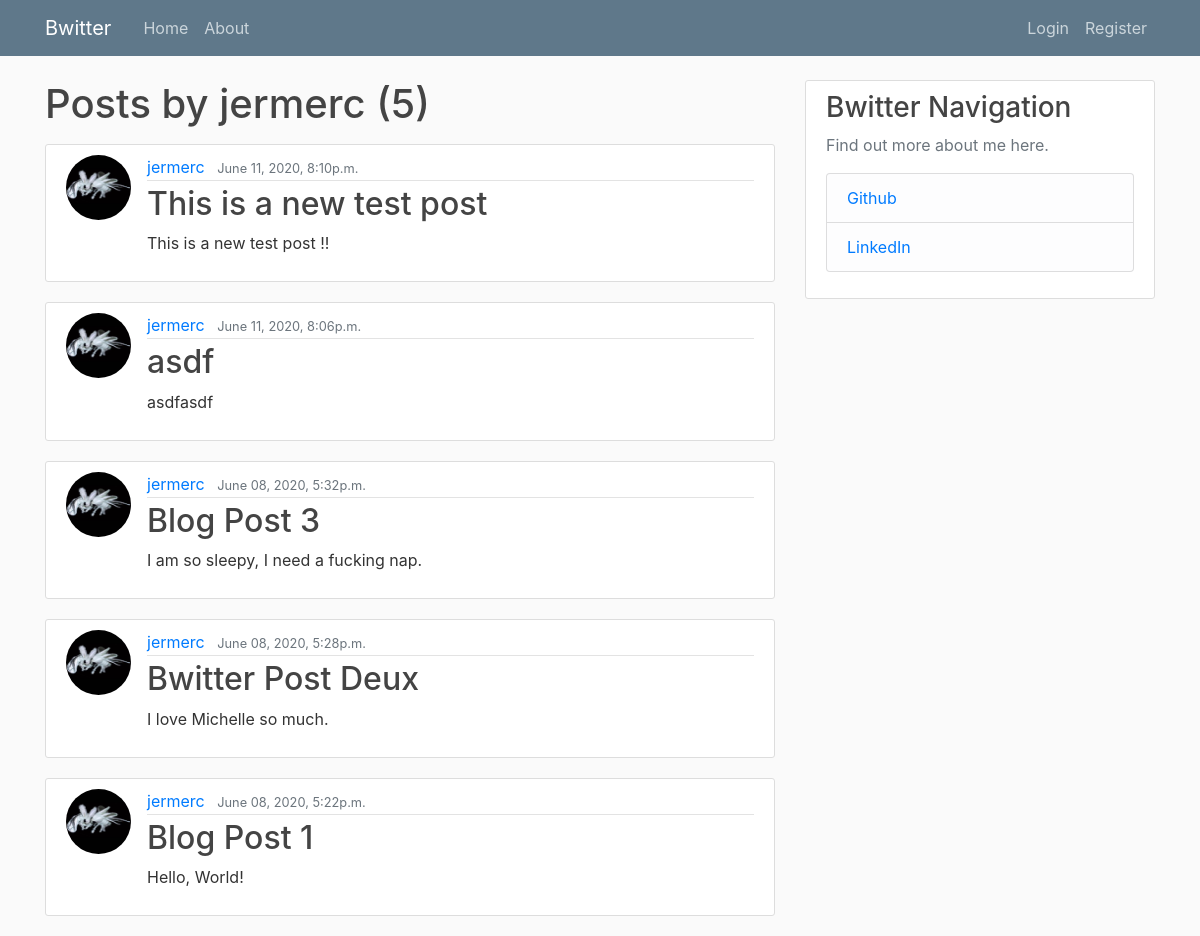
The app's page /user/jermerc, older data.
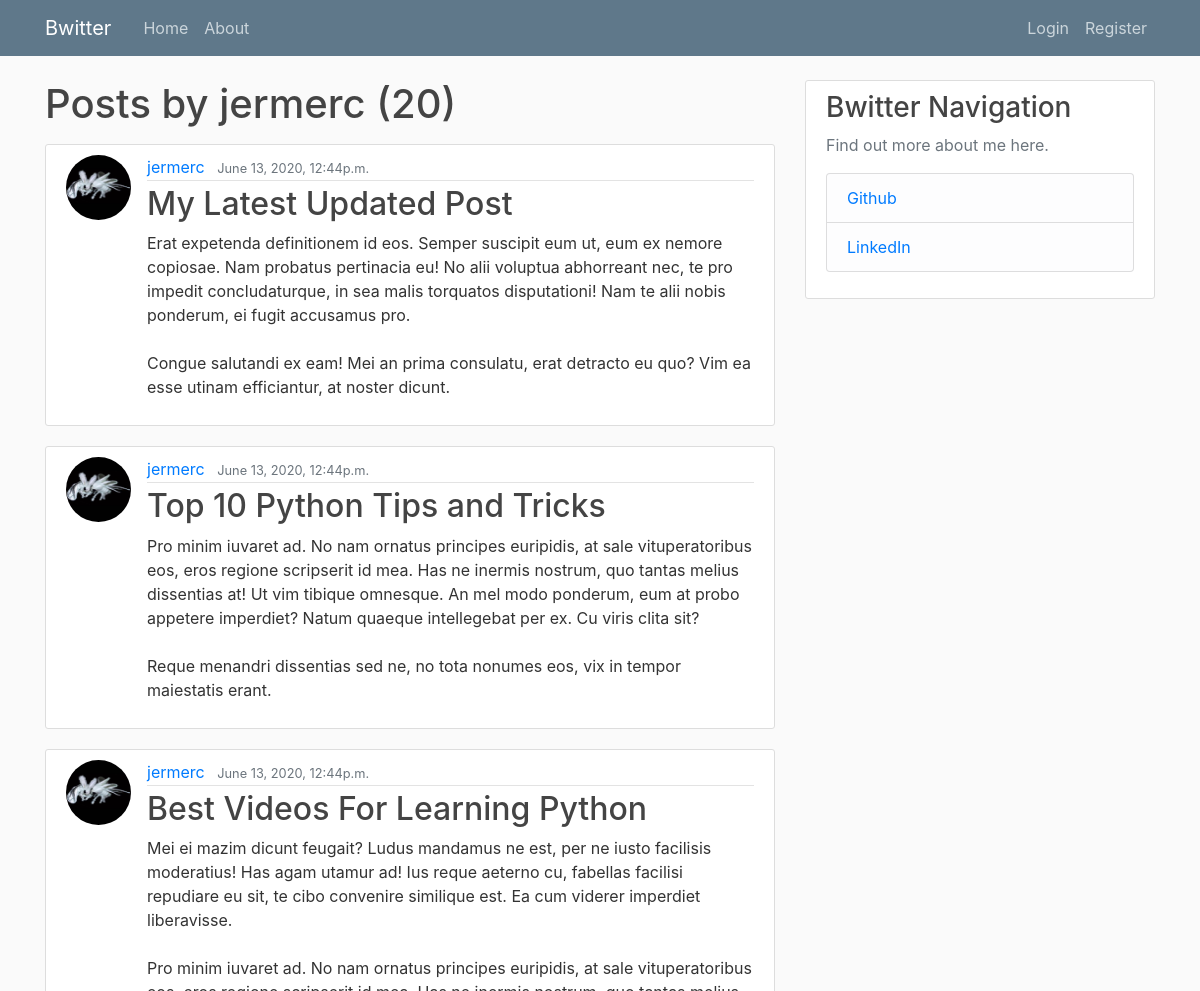
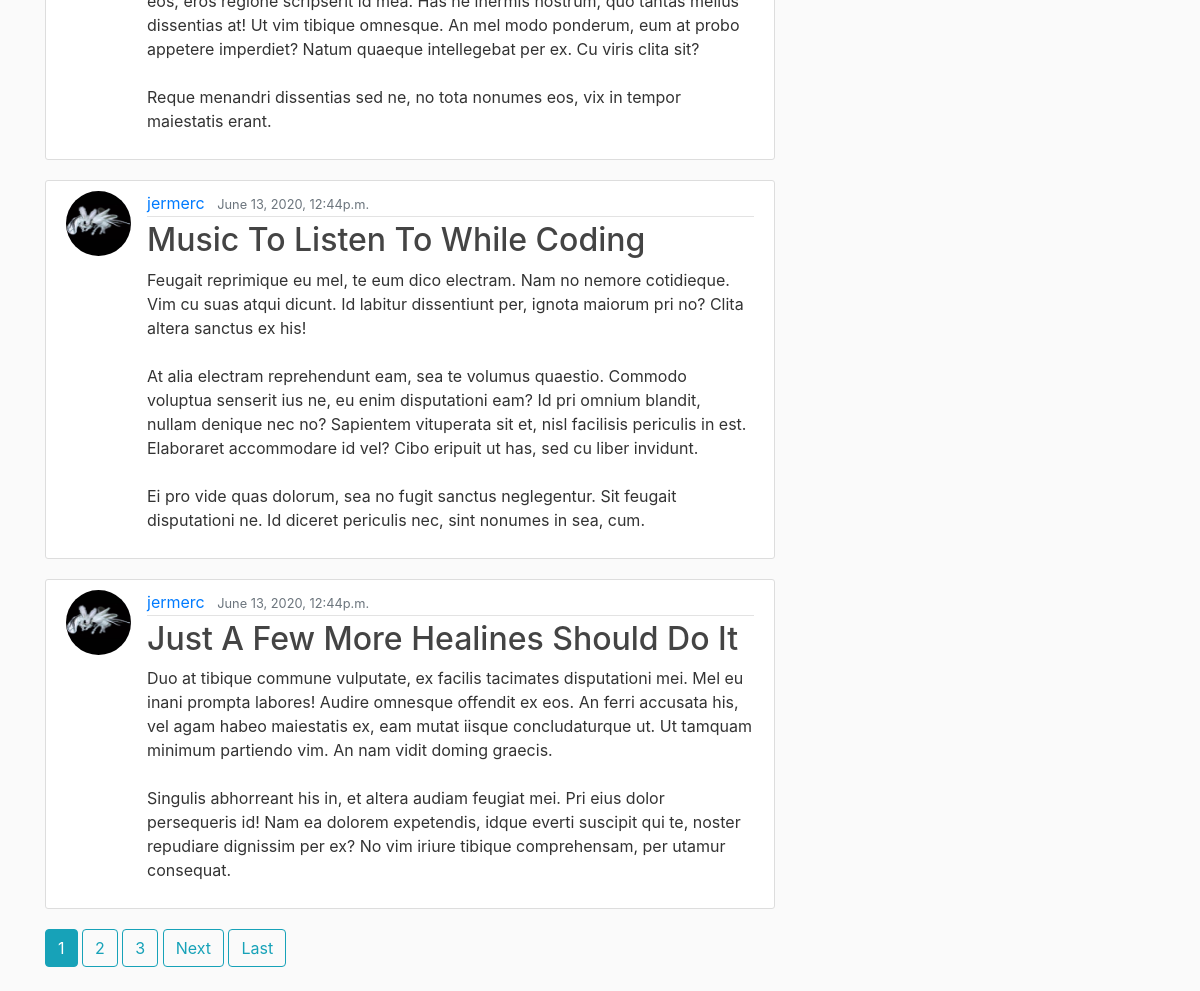
The same page, newer data (2 pictures, top to bottom).
### bwitter/models.py (models this page shows, shortened)
class Post(models.Model):
    title = models.CharField(max_length=100)
    content = models.TextField()
    date_posted = models.DateTimeField(default=timezone.now)
    author = models.ForeignKey(User, on_delete=models.CASCADE)

### users/models.py (models this page shows, shortened)
class Profile(models.Model):
    user = models.OneToOneField(User, on_delete=models.CASCADE)
    image = models.ImageField(default='default.jpg',upload_to='profile_pics')

### bwitter/views.py (the view)
# urls.py: path('user/<str:username>', UserPostListView.as_view(), name='user-posts'),
class UserPostListView(ListView):
    model = Post
    template_name = 'bwitter/user_posts.html'
    context_object_name = 'posts'
    order = ['-date_posted']
    paginate_by = 5
    def get_queryset(self):
        user = get_object_or_404(User, username=self.kwargs.get('username'))
        return Post.objects.filter(author=user).order_by('-date_posted')

### bwitter/templates/bwitter/user_posts.html (shortened to what this page needs)
{% extends "bwitter/base.html" %}
{% block content %}
    <h1 class="mb-3">Posts by {{ view.kwargs.username }} ({{ page_obj.paginator.count }})</h1>
    {% for post in posts %}
        <article class="media content-section">
            <img src="{{ post.author.profile.image.url }}" class="rounded-circle article-img">
            <div class="media-body">
                <div class="article-metadata">
                    <a class="mr-2" href="{% url 'user-posts' post.author.username %}">{{ post.author }}</a>
                    <small class="text-muted">{{ post.date_posted|date:"F d, Y, fa" }}</small>
                </div>
                <h2><a class="article-title" href="{% url 'post-detail' post.id %}">{{ post.title }}</a></h2>
                <p class="article-content">{{ post.content }}</p>
            </div>
        </article>
    {% endfor %}
    {% if is_paginated %}
        {% for num in page_obj.paginator.page_range %}
            {% if page_obj.number == num %}
            <a class="btn btn-info mb-4" href="?page={{ num }}">{{ num }}</a>
            {% elif num > page_obj.number|add:'-3' and num < page_obj.number|add:'3' %}
            <a class="btn btn-outline-info mb-4" href="?page={{ num }}">{{ num }}</a>
            {% endif %}
        {% endfor %}
        {% if page_obj.has_next %}
        <a class="btn btn-outline-info mb-4" href="?page={{ page_obj.next_page_number }}">Next</a>
        <a class="btn btn-outline-info mb-4" href="?page={{ page_obj.paginator.num_pages }}">Last</a>
        {% endif %}
    {% endif %}
{% endblock %}

Row changes from the older to the newer data that the page shows:
no longer on this page (row unchanged): Post: author.profile.image (picture), author "jermerc", date_posted "June 11, 2020, 8:10p.m.", title "This is a new test post", content "This is a new test post !!"
no longer on this page (row unchanged): Post: author.profile.image (picture), author "jermerc", date_posted "June 11, 2020, 8:06p.m.", title "asdf", content "asdfasdf"
no longer on this page (row unchanged): Post: author.profile.image (picture), author "jermerc", date_posted "June 08, 2020, 5:32p.m.", title "Blog Post 3", content "I am so sleepy, I need a fucking nap."
no longer on this page (row unchanged): Post: author.profile.image (picture), author "jermerc", date_posted "June 08, 2020, 5:28p.m.", title "Bwitter Post Deux", content "I love Michelle so much."
no longer on this page (row unchanged): Post: author.profile.image (picture), author "jermerc", date_posted "June 08, 2020, 5:22p.m.", title "Blog Post 1", content "Hello, World!"
added Post: author.profile.image (picture), author "jermerc", date_posted "June 13, 2020, 12:44p.m.", title "My Latest Updated Post", content "Erat expetenda definitionem id eos. Semper suscipit eum ut, eum ex nemore copiosae. Nam probatus pertinacia eu! No alii voluptua abhorreant nec, te pro impedit concludaturque, in sea malis torquatos disputationi! Nam te alii nobis ponderum, ei fugit accusamus pro. Congue salutandi ex eam! Mei an prima consulatu, erat detracto eu quo? Vim ea esse utinam efficiantur, at noster dicunt."
added Post: author.profile.image (picture), author "jermerc", date_posted "June 13, 2020, 12:44p.m.", title "Top 10 Python Tips and Tricks", content "Pro minim iuvaret ad. No nam ornatus principes euripidis, at sale vituperatoribus eos, eros regione scripserit id mea. Has ne inermis nostrum, quo tantas melius dissentias at! Ut vim tibique omnesque. An mel modo ponderum, eum at probo appetere imperdiet? Natum quaeque intellegebat per ex. Cu viris clita sit? Reque menandri dissentias sed ne, no tota nonumes eos, vix in tempor maiestatis erant."
added Post: author.profile.image (picture), author "jermerc", date_posted "June 13, 2020, 12:44p.m.", title "Best Videos For Learning Python", content "Mei ei mazim dicunt feugait? Ludus mandamus ne est, per ne iusto facilisis moderatius! Has agam utamur ad! Ius reque aeterno cu, fabellas facilisi repudiare eu sit, te cibo convenire similique est. Ea cum viderer imperdiet liberavisse. Pro minim iuvaret ad. No nam ornatus principes euripidis, at sale vituperatoribus eos, eros regione scripserit id mea. Has ne inermis nostrum, quo tantas melius dissentias at! Ut vim tibique omnesque. An mel modo ponderum, eum at probo appetere imperdiet? Natum quaeque intellegebat per ex. Cu viris clita sit? Reque menandri dissentias sed ne, no tota nonumes eos, vix in tempor maiestatis erant."
added Post: author.profile.image (picture), author "jermerc", date_posted "June 13, 2020, 12:44p.m.", title "Music To Listen To While Coding", content "Feugait reprimique eu mel, te eum dico electram. Nam no nemore cotidieque. Vim cu suas atqui dicunt. Id labitur dissentiunt per, ignota maiorum pri no? Clita altera sanctus ex his! At alia electram reprehendunt eam, sea te volumus quaestio. Commodo voluptua senserit ius ne, eu enim disputationi eam? Id pri omnium blandit, nullam denique nec no? Sapientem vituperata sit et, nisl facilisis periculis in est. Elaboraret accommodare id vel? Cibo eripuit ut has, sed cu liber invidunt. Ei pro vide quas dolorum, sea no fugit sanctus neglegentur. Sit feugait disputationi ne. Id diceret periculis nec, sint nonumes in sea, cum."
added Post: author.profile.image (picture), author "jermerc", date_posted "June 13, 2020, 12:44p.m.", title "Just A Few More Healines Should Do It", content "Duo at tibique commune vulputate, ex facilis tacimates disputationi mei. Mel eu inani prompta labores! Audire omnesque offendit ex eos. An ferri accusata his, vel agam habeo maiestatis ex, eam mutat iisque concludaturque ut. Ut tamquam minimum partiendo vim. An nam vidit doming graecis. Singulis abhorreant his in, et altera audiam feugiat mei. Pri eius dolor persequeris id! Nam ea dolorem expetendis, idque everti suscipit qui te, noster repudiare dignissim per ex? No vim iriure tibique comprehensam, per utamur consequat."
Text that changed along with them:
{{ page_obj.paginator.count }}: "5" → "20"
new list line: "1"
new list line: "2"
new list line: "3"
text now shown: "Next Last"
